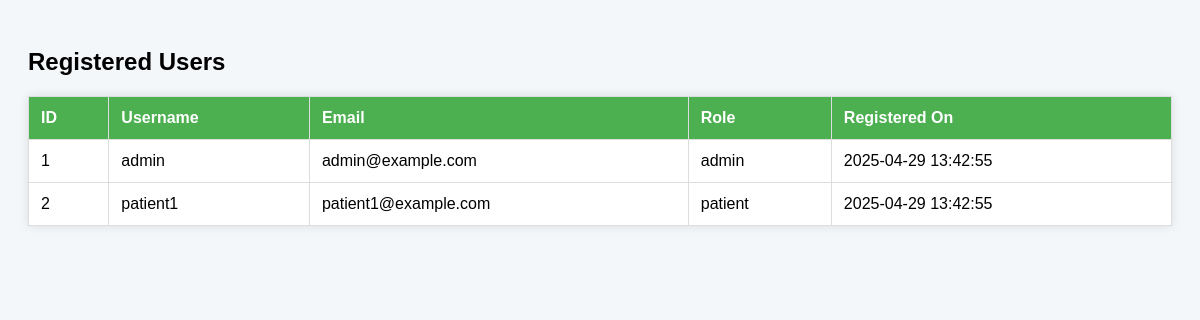
/view_staff.php, run on an earlier commit of the app's database.
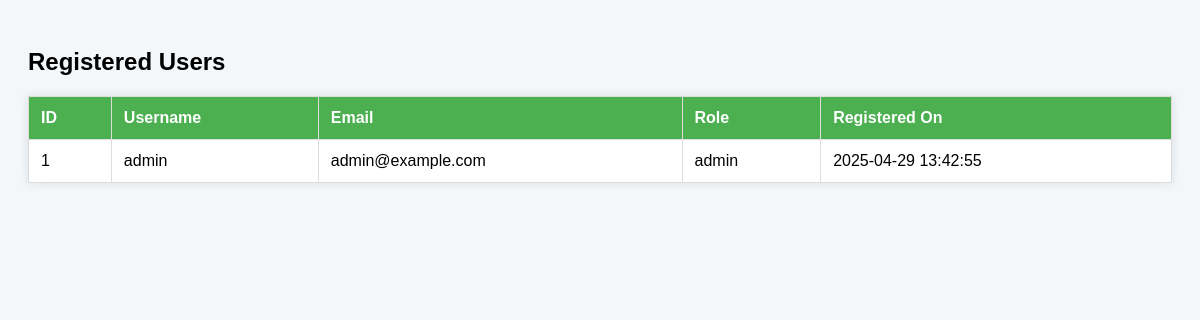
And on a later commit of the database.
### tables this page shows
CREATE TABLE users (
  id INT AUTO_INCREMENT PRIMARY KEY,               
  username VARCHAR(100) NOT NULL UNIQUE,           
  password VARCHAR(255) NOT NULL,                 
  role VARCHAR(50) NOT NULL,                       
  email VARCHAR(100),                              
  created_at DATETIME DEFAULT CURRENT_TIMESTAMP,   
  updated_at DATETIME DEFAULT CURRENT_TIMESTAMP  ON UPDATE CURRENT_TIMESTAMP );

### public_html/view_staff.php (the view, shortened to what this page needs)
<?php
include 'db.php';
$result = mysqli_query($conn, "SELECT * FROM users");
?>
<!DOCTYPE html>
<html>
<head>
</head>
<body>
    <h2>Registered Users</h2>
    <table>
        <tr>
            <th>ID</th><th>Username</th><th>Email</th><th>Role</th><th>Registered On</th>
        </tr>
        <?php while ($row = mysqli_fetch_assoc($result)): ?>
        <tr>
            <td><?= $row['id'] ?></td>
            <td><?= htmlspecialchars($row['username']) ?></td>
            <td><?= htmlspecialchars($row['email']) ?></td>
            <td><?= htmlspecialchars($row['role']) ?></td>
            <td><?= $row['created_at'] ?></td>
        </tr>
        <?php endwhile; ?>
    </table>
</body>
</html>

### public_html/view_staff.php (style rules this page uses)
body { font-family: Arial; background-color: #f4f7fa; padding: 20px; }
table { width: 100%; border-collapse: collapse; background: #fff; box-shadow: 0 0 10px rgba(0,0,0,0.1); }
th, td { padding: 12px; border: 1px solid #ddd; text-align: left; }
th { background-color: #4CAF50; color: white; }

What changed in the data, as far as the page shows it:
removed users: id "2", username "patient1", email "patient1@example.com", role "patient", created_at "2025-04-29 13:42:55"
